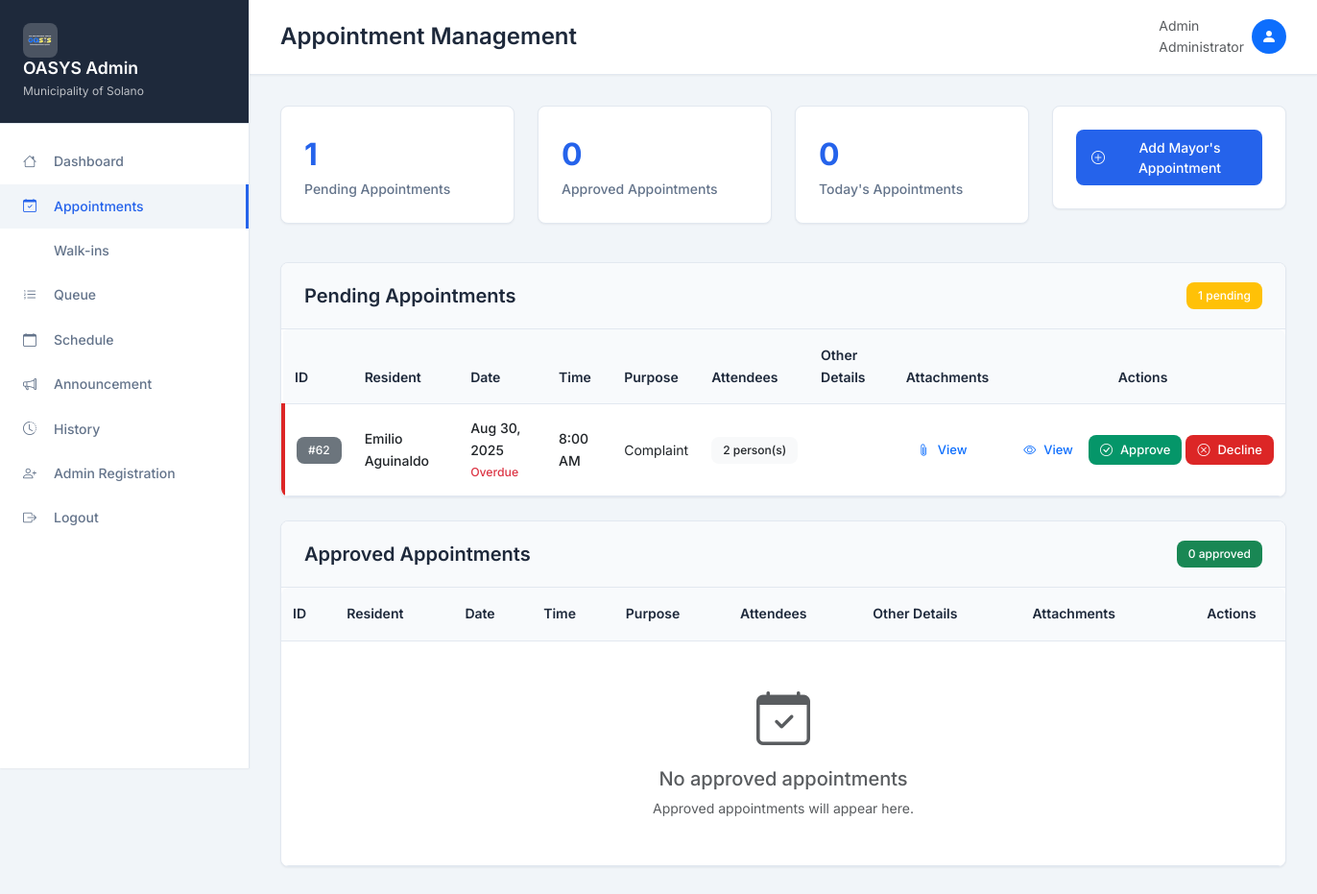
The app's page /admin/appointment.php, older data.
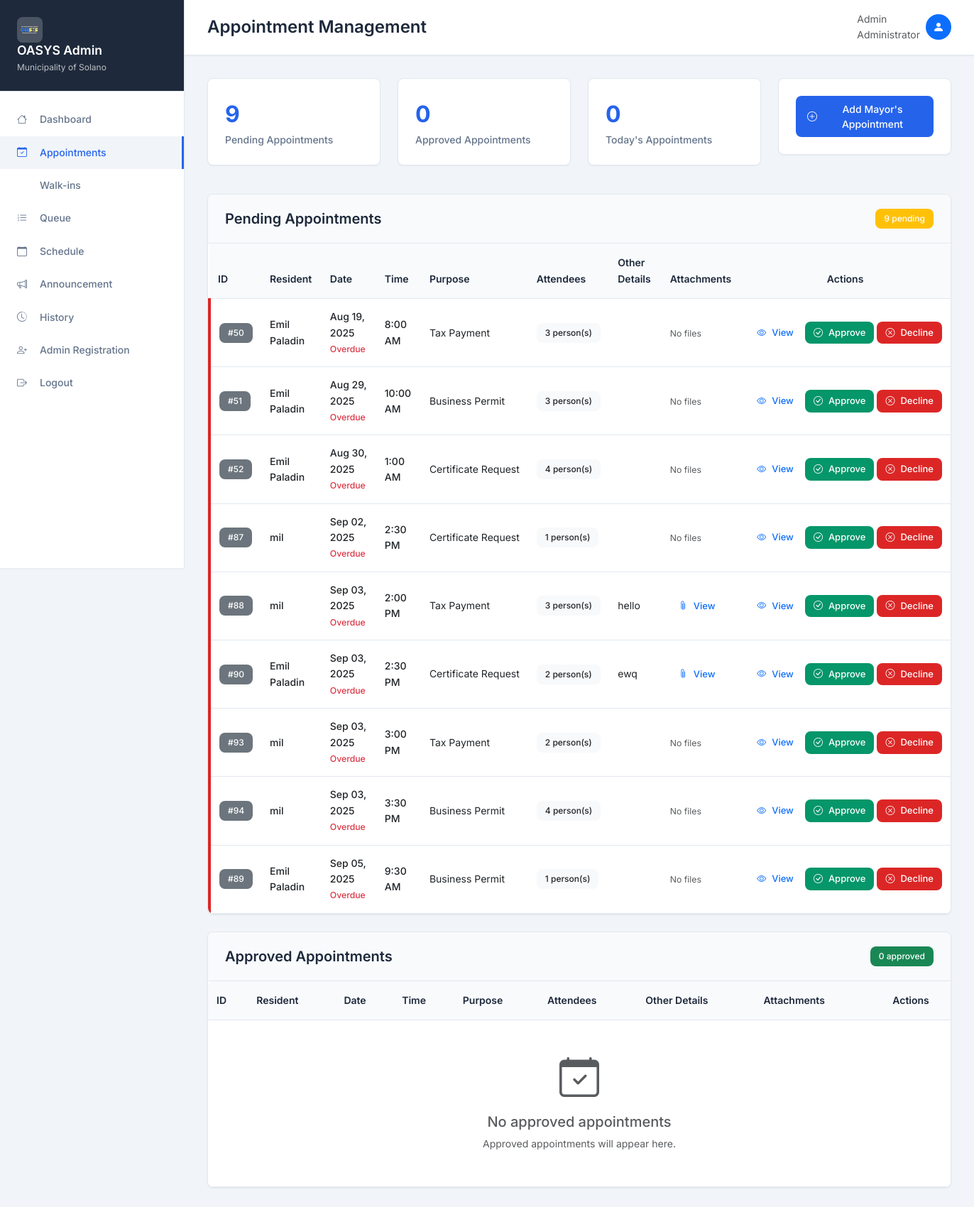
The same page, newer data.
### tables this page shows
CREATE TABLE `appointments`  (
  `id` int(11) NOT NULL AUTO_INCREMENT,
  `user_id` int(11) NOT NULL,
  `date` date NOT NULL,
  `time` time(0) NOT NULL,
  `purpose` varchar(255) NULL DEFAULT NULL,
  `attendees` int(11) NOT NULL,
  `status_enum` enum('Pending','Approved','Cancelled','Completed','Rescheduled','Declined') NULL DEFAULT NULL,
  `other_details` varchar(255) NULL DEFAULT NULL,
  `attachments` longblob NULL,
  `created_at` timestamp(0) NOT NULL DEFAULT current_timestamp(0),
  `updated_at` timestamp(0) NOT NULL DEFAULT current_timestamp(0) ON UPDATE CURRENT_TIMESTAMP(0),
  `service_id` int(11) NULL DEFAULT NULL,
  `AttendeesNames` varchar(255) NULL DEFAULT NULL,
  `groupName` varchar(255) NULL DEFAULT NULL,
  `declineReason` varchar(255) NULL DEFAULT NULL,
  PRIMARY KEY (`id`) USING BTREE,
  INDEX `user_id`(`user_id`) USING BTREE,
  CONSTRAINT `appointments_ibfk_1` FOREIGN KEY (`user_id`) REFERENCES `users` (`id`) ON DELETE CASCADE ON UPDATE CASCADE
);

CREATE TABLE `users`  (
  `id` int(11) NOT NULL AUTO_INCREMENT,
  `name` varchar(50) NOT NULL,
  `email` varchar(255) NOT NULL,
  `password` varchar(255) NOT NULL,
  `username` varchar(20) NOT NULL,
  `address` text NOT NULL,
  `barangay` varchar(50) NULL DEFAULT NULL,
  `created_at` timestamp(0) NOT NULL DEFAULT current_timestamp(0),
  `updated_at` timestamp(0) NOT NULL DEFAULT current_timestamp(0) ON UPDATE CURRENT_TIMESTAMP(0),
  `phone` varchar(20) NULL DEFAULT NULL,
  `message` varchar(255) NULL DEFAULT NULL,
  `role` enum('admin','mayor','user') NULL DEFAULT NULL,
  PRIMARY KEY (`id`) USING BTREE,
  UNIQUE INDEX `email`(`email`) USING BTREE,
  UNIQUE INDEX `idx_email_unique`(`email`) USING BTREE,
  UNIQUE INDEX `idx_username_unique`(`username`) USING BTREE
);

### admin/appointment.php (the view, shortened to what the changed rows need)
<?php
include "connect.php";
$today = date('Y-m-d');
$appointments = $con->query("
    SELECT
        a.id AS appointment_id,
        u.name AS resident_name,
        a.date,
        a.time,
        a.purpose,
        a.attendees,
        a.other_details,
        a.attachments,
        a.status_enum AS status,
        CASE
            WHEN a.date = '$today' THEN 'today'
            WHEN a.date < '$today' THEN 'past'
            ELSE 'future'
        END AS date_status
    FROM appointments a
    JOIN users u ON a.user_id = u.id
    WHERE a.status_enum = 'pending'
    ORDER BY
        CASE
            WHEN a.date = '$today' THEN 0
            WHEN a.date < '$today' THEN 1
            ELSE 2
        END,
        a.date ASC,
        a.time ASC
");
?>
<!DOCTYPE html>
<html lang="en">
<head>
    <link href="https://cdn.jsdelivr.net/npm/bootstrap@5.3.0/dist/css/bootstrap.min.css" rel="stylesheet">
    <link rel="stylesheet" href="https://cdn.jsdelivr.net/npm/bootstrap-icons@1.10.0/font/bootstrap-icons.css">
</head>
<body>
    <div class="wrapper">
        <div class="main-content">
            <div class="topbar">
                <div class="d-flex justify-content-between align-items-center">
                    <div class="d-flex align-items-center">
                        <h1 class="page-title">Appointment Management</h1>
                    </div>
                </div>
            </div>
            <div class="content">
                <div class="row mb-4">
                    <div class="col-lg-3 col-md-6 mb-3">
                        <div class="stats-card">
                            <div class="stats-number"><?= $appointments->num_rows ?></div>
                            <div class="stats-label">Pending Appointments</div>
                        </div>
                    </div>
                                <?php
                                mysqli_data_seek($appointments, 0);
                                ?>
                </div>
                <div class="card mb-4">
                    <div class="card-header d-flex justify-content-between align-items-center">
                        <h2 class="section-title mb-0">Pending Appointments</h2>
                        <span class="badge bg-warning"><?= $appointments->num_rows ?> pending</span>
                    </div>
                    <div class="card-body p-0">
                        <div class="table-responsive">
                            <table class="table table-hover mb-0">
                                <thead>
                                    <tr>
                                        <th>ID</th>
                                        <th>Resident</th>
                                        <th>Date</th>
                                        <th>Time</th>
                                        <th>Purpose</th>
                                        <th class="d-none d-md-table-cell">Attendees</th>
                                        <th class="d-none d-lg-table-cell">Other Details</th>
                                        <th class="d-none d-md-table-cell">Attachments</th>
                                        <th class="no-print text-center">Actions</th>
                                    </tr>
                                </thead>
                                <tbody>
                                    <?php
                                    mysqli_data_seek($appointments, 0);
                                    if ($appointments->num_rows > 0):
                                    ?>
                                        <?php while ($row = $appointments->fetch_assoc()): ?>
                                            <tr class="<?= $row['date_status'] == 'today' ? 'today-row' : ($row['date_status'] == 'past' ? 'past-row' : '') ?>">
                                                <td>
                                                    <span class="badge bg-secondary">#<?= $row['appointment_id'] ?></span>
                                                </td>
                                                <td>
                                                    <div class="fw-medium"><?= htmlspecialchars($row['resident_name']) ?></div>
                                                </td>
                                                <td>
                                                    <div class="fw-medium"><?= date('M d, Y', strtotime($row['date'])) ?></div>
                                                    <?php if ($row['date_status'] == 'today'): ?>
                                                        <small class="text-success fw-medium">Today</small>
                                                    <?php elseif ($row['date_status'] == 'past'): ?>
                                                        <small class="text-danger fw-medium">Overdue</small>
                                                    <?php endif; ?>
                                                </td>
                                                <td>
                                                    <div class="fw-medium"><?= date('g:i A', strtotime($row['time'])) ?></div>
                                                </td>
                                                <td>
                                                    <div class="text-truncate" style="max-width: 200px;" title="<?= htmlspecialchars($row['purpose']) ?>">
                                                        <?= htmlspecialchars($row['purpose']) ?>
                                                    </div>
                                                </td>
                                                <td class="d-none d-md-table-cell">
                                                    <span class="badge bg-light text-dark"><?= $row['attendees'] ?> person(s)</span>
                                                </td>
                                                <td class="d-none d-lg-table-cell">
                                                    <div class="text-truncate" style="max-width: 150px;" title="<?= htmlspecialchars($row['other_details']) ?>">
                                                        <?= htmlspecialchars($row['other_details']) ?>
                                                    </div>
                                                </td>
                                                <td class="d-none d-md-table-cell">
                                                    <?php if (!empty($row['attachments'])): ?>
                                                        <button type="button" class="btn btn-outline-primary btn-sm view-attachments-btn" data-attachments='<?= htmlspecialchars($row['attachments'], ENT_QUOTES, 'UTF-8') ?>'>
                                                            <i class="bi bi-paperclip"></i>
                                                            <span class="d-none d-lg-inline">View</span>
                                                        </button>
                                                    <?php else: ?>
                                                        <span class="text-muted small">No files</span>
                                                    <?php endif; ?>
                                                </td>
                                                <td class="no-print">
                                                    <div class="d-flex flex-column flex-md-row gap-1">
                                                        <button type="button" class="btn btn-outline-primary btn-sm view-details-btn"
                                                                data-appointment='<?= htmlspecialchars(json_encode($row), ENT_QUOTES, 'UTF-8') ?>'>
                                                            <i class="bi bi-eye"></i>
                                                            <span class="d-none d-xl-inline">View</span>
                                                        </button>
                                                        <button type="button" class="btn btn-success btn-sm approve-btn"
                                                                data-appointment-id="<?= $row['appointment_id'] ?>"
                                                                data-appointment-data='<?= htmlspecialchars(json_encode($row), ENT_QUOTES, 'UTF-8') ?>'
                                                                data-bs-toggle="modal" data-bs-target="#approveModal">
                                                            <i class="bi bi-check-circle"></i>
                                                            <span class="d-none d-xl-inline">Approve</span>
                                                        </button>
                                                        <button type="button" class="btn btn-danger btn-sm decline-btn"
                                                                data-appointment-id="<?= $row['appointment_id'] ?>"
                                                                data-bs-toggle="modal" data-bs-target="#declineModal">
                                                            <i class="bi bi-x-circle"></i>
                                                            <span class="d-none d-xl-inline">Decline</span>
                                                        </button>
                                                    </div>
                                                </td>
                                            </tr>
                                        <?php endwhile; ?>
                                    <?php endif; ?>
                                </tbody>
                            </table>
                        </div>
                    </div>
                </div>
                <div class="card">
                    <div class="card-header d-flex justify-content-between align-items-center">
                        <h2 class="section-title mb-0">Approved Appointments</h2>
                    </div>
                    <div class="card-body p-0">
                        <div class="table-responsive">
                            <table class="table table-hover mb-0">
                                <thead>
                                    <tr>
                                        <th>ID</th>
                                        <th>Resident</th>
                                        <th>Date</th>
                                        <th>Time</th>
                                        <th>Purpose</th>
                                        <th class="d-none d-md-table-cell">Attendees</th>
                                        <th class="d-none d-lg-table-cell">Other Details</th>
                                        <th class="d-none d-md-table-cell">Attachments</th>
                                        <th class="no-print text-center">Actions</th>
                                    </tr>
                                </thead>
                            </table>
                        </div>
                    </div>
                </div>
            </div>
        </div>
    </div>
</body>
</html>

Row changes from the older to the newer data that the page shows:
no longer on this page (row edited): appointments: id "62", user.name "Emilio Aguinaldo", date "Aug 30, 2025", time "8:00 AM", purpose "Complaint", attendees "2"
added appointments: id "50", user.name "Emil Paladin", date "Aug 19, 2025", time "8:00 AM", purpose "Tax Payment", attendees "3", attachments "No files"
added appointments: id "51", user.name "Emil Paladin", date "Aug 29, 2025", time "10:00 AM", purpose "Business Permit", attendees "3", attachments "No files"
now on this page (row edited): appointments: id "52", user.name "Emil Paladin", date "Aug 30, 2025", time "1:00 AM", purpose "Certificate Request", attendees "4", attachments "No files"
added appointments: id "87", user.name "mil", date "Sep 02, 2025", time "2:30 PM", purpose "Certificate Request", attendees "1", attachments "No files"
added appointments: id "88", user.name "mil", date "Sep 03, 2025", time "2:00 PM", purpose "Tax Payment", attendees "3", other_details "hello"
added appointments: id "90", user.name "Emil Paladin", date "Sep 03, 2025", time "2:30 PM", purpose "Certificate Request", attendees "2", other_details "ewq"
added appointments: id "93", user.name "mil", date "Sep 03, 2025", time "3:00 PM", purpose "Tax Payment", attendees "2", attachments "No files"
added appointments: id "94", user.name "mil", date "Sep 03, 2025", time "3:30 PM", purpose "Business Permit", attendees "4", attachments "No files"
added appointments: id "89", user.name "Emil Paladin", date "Sep 05, 2025", time "9:30 AM", purpose "Business Permit", attendees "1", attachments "No files"
Text that changed along with them:
$appointments->num_rows: "1" → "9"
